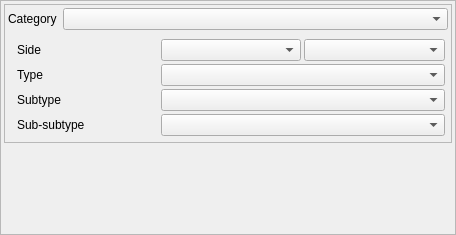
<?xml version="1.0" encoding="UTF-8"?>
<ui version="4.0">
 <class>Form_base3_levee</class>
 <widget class="QWidget" name="Form_base3_levee">
  <property name="geometry">
   <rect>
    <x>0</x>
    <y>0</y>
    <width>456</width>
    <height>235</height>
   </rect>
  </property>
  <property name="windowTitle">
   <string>Form</string>
  </property>
  <layout class="QVBoxLayout" name="verticalLayout_2" stretch="20">
   <property name="leftMargin">
    <number>0</number>
   </property>
   <property name="topMargin">
    <number>0</number>
   </property>
   <property name="rightMargin">
    <number>0</number>
   </property>
   <property name="bottomMargin">
    <number>0</number>
   </property>
   <item>
    <widget class="QFrame" name="frame">
     <property name="frameShape">
      <enum>QFrame::StyledPanel</enum>
     </property>
     <property name="frameShadow">
      <enum>QFrame::Raised</enum>
     </property>
     <layout class="QVBoxLayout" name="verticalLayout">
      <property name="leftMargin">
       <number>3</number>
      </property>
      <property name="topMargin">
       <number>3</number>
      </property>
      <property name="rightMargin">
       <number>3</number>
      </property>
      <property name="bottomMargin">
       <number>3</number>
      </property>
      <item>
       <widget class="QFrame" name="frame_2">
        <property name="frameShape">
         <enum>QFrame::StyledPanel</enum>
        </property>
        <property name="frameShadow">
         <enum>QFrame::Raised</enum>
        </property>
        <layout class="QGridLayout" name="gridLayout_3" columnstretch="1,10">
         <property name="leftMargin">
          <number>3</number>
         </property>
         <property name="topMargin">
          <number>3</number>
         </property>
         <property name="rightMargin">
          <number>3</number>
         </property>
         <property name="bottomMargin">
          <number>3</number>
         </property>
         <item row="0" column="1">
          <widget class="QComboBox" name="comboBox_groupedes"/>
         </item>
         <item row="0" column="0">
          <widget class="QLabel" name="label_2">
           <property name="text">
            <string>Category</string>
           </property>
          </widget>
         </item>
         <item row="1" column="0" colspan="2">
          <widget class="QStackedWidget" name="stackedWidget">
           <property name="currentIndex">
            <number>0</number>
           </property>
           <widget class="QWidget" name="page">
            <layout class="QGridLayout" name="gridLayout_2">
             <property name="topMargin">
              <number>3</number>
             </property>
             <property name="rightMargin">
              <number>3</number>
             </property>
             <property name="bottomMargin">
              <number>3</number>
             </property>
             <property name="spacing">
              <number>3</number>
             </property>
             <item row="4" column="0">
              <widget class="QLabel" name="label">
               <property name="text">
                <string>Sub-subtype</string>
               </property>
              </widget>
             </item>
             <item row="1" column="0">
              <widget class="QLabel" name="label_5">
               <property name="text">
                <string>Type</string>
               </property>
              </widget>
             </item>
             <item row="0" column="0">
              <widget class="QLabel" name="label_4">
               <property name="text">
                <string>Side</string>
               </property>
              </widget>
             </item>
             <item row="2" column="1" colspan="2">
              <widget class="QComboBox" name="comboBox_des_type"/>
             </item>
             <item row="1" column="1" colspan="2">
              <widget class="QComboBox" name="comboBox_des_cat"/>
             </item>
             <item row="0" column="1">
              <widget class="QComboBox" name="comboBox_cote"/>
             </item>
             <item row="0" column="2">
              <widget class="QComboBox" name="comboBox_position"/>
             </item>
             <item row="2" column="0">
              <widget class="QLabel" name="label_6">
               <property name="text">
                <string>Subtype</string>
               </property>
              </widget>
             </item>
             <item row="4" column="1" colspan="2">
              <widget class="QComboBox" name="comboBox_sstypedes"/>
             </item>
            </layout>
           </widget>
           <widget class="QWidget" name="page_2">
            <layout class="QHBoxLayout" name="horizontalLayout_2">
             <item>
              <widget class="QLabel" name="label_3">
               <property name="text">
                <string>A remplir avec les spec desordre cat2</string>
               </property>
              </widget>
             </item>
            </layout>
           </widget>
          </widget>
         </item>
        </layout>
       </widget>
      </item>
      <item>
       <spacer name="verticalSpacer">
        <property name="orientation">
         <enum>Qt::Vertical</enum>
        </property>
        <property name="sizeHint" stdset="0">
         <size>
          <width>20</width>
          <height>40</height>
         </size>
        </property>
       </spacer>
      </item>
     </layout>
    </widget>
   </item>
  </layout>
 </widget>
 <resources/>
 <connections/>
</ui>
